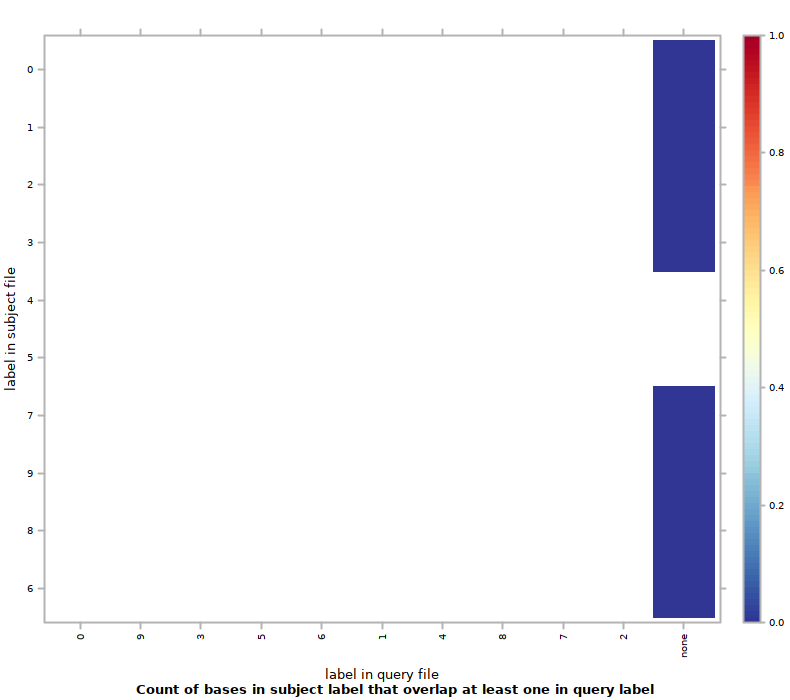

Recreate this plot in R.
#!/usr/bin/env Rscript
## transcript produced by Segtools 1.1.14

segtools.r.dirname <-
  system2("python",
          c("-c", "'import segtools; print segtools.get_r_dirname()'"),
          stdout = TRUE)

source(file.path(segtools.r.dirname, 'common.R'))
source(file.path(segtools.r.dirname, 'overlap.R'))
save.overlap.performance('./MCex30bp100bp/overlap-ordered', 'overlap.performance', './MCex30bp100bp/overlap-ordered/overlap.tab', row.normalize = 'FALSE', mnemonic_file = './MCex30bp100bp/overlap-direct/mnemonics1_new.txt', clobber = FALSE, col_mnemonic_file = './MCex30bp100bp/overlap-direct/mnemonics2_new.txt')
save.overlap.heatmap('./MCex30bp100bp/overlap-ordered', 'overlap', './MCex30bp100bp/overlap-ordered/overlap.tab', clobber = FALSE, col_mnemonic_file = './MCex30bp100bp/overlap-direct/mnemonics2_new.txt', cluster = FALSE, max_contrast = FALSE, row.normalize = 'FALSE', mnemonic_file = './MCex30bp100bp/overlap-direct/mnemonics1_new.txt')
